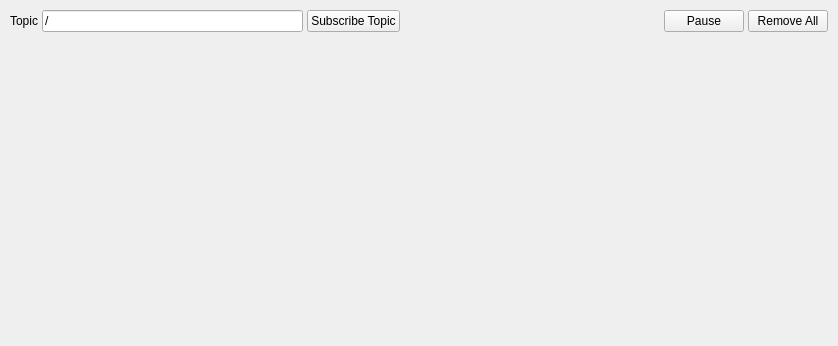
<?xml version="1.0" encoding="UTF-8"?>
<ui version="4.0">
 <class>DataPlotWidget</class>
 <widget class="QWidget" name="DataPlotWidget">
  <property name="geometry">
   <rect>
    <x>0</x>
    <y>0</y>
    <width>838</width>
    <height>346</height>
   </rect>
  </property>
  <property name="windowTitle">
   <string>Plot</string>
  </property>
  <layout class="QVBoxLayout" name="verticalLayout">
   <property name="spacing">
    <number>4</number>
   </property>
   <property name="margin">
    <number>5</number>
   </property>
   <item>
    <layout class="QHBoxLayout" name="dataPlotControls">
     <property name="spacing">
      <number>4</number>
     </property>
     <property name="margin">
      <number>5</number>
     </property>
     <item>
      <widget class="QLabel" name="label">
       <property name="text">
        <string>Topic</string>
       </property>
      </widget>
     </item>
     <item>
      <widget class="QLineEdit" name="topic_edit">
       <property name="text">
        <string>/</string>
       </property>
      </widget>
     </item>
     <item>
      <widget class="QPushButton" name="subscribe_topic_button">
       <property name="sizePolicy">
        <sizepolicy hsizetype="Preferred" vsizetype="Preferred">
         <horstretch>0</horstretch>
         <verstretch>0</verstretch>
        </sizepolicy>
       </property>
       <property name="contextMenuPolicy">
        <enum>Qt::DefaultContextMenu</enum>
       </property>
       <property name="text">
        <string>Subscribe Topic</string>
       </property>
       <property name="checkable">
        <bool>false</bool>
       </property>
      </widget>
     </item>
     <item>
      <spacer name="spacer">
       <property name="orientation">
        <enum>Qt::Horizontal</enum>
       </property>
       <property name="sizeHint" stdset="0">
        <size>
         <width>40</width>
         <height>20</height>
        </size>
       </property>
      </spacer>
     </item>
     <item>
      <widget class="QPushButton" name="pause_button">
       <property name="sizePolicy">
        <sizepolicy hsizetype="Preferred" vsizetype="Preferred">
         <horstretch>0</horstretch>
         <verstretch>0</verstretch>
        </sizepolicy>
       </property>
       <property name="text">
        <string>Pause</string>
       </property>
       <property name="checkable">
        <bool>true</bool>
       </property>
      </widget>
     </item>
     <item>
      <widget class="QPushButton" name="clear_button">
       <property name="sizePolicy">
        <sizepolicy hsizetype="Preferred" vsizetype="Preferred">
         <horstretch>0</horstretch>
         <verstretch>0</verstretch>
        </sizepolicy>
       </property>
       <property name="text">
        <string>Remove All</string>
       </property>
      </widget>
     </item>
    </layout>
   </item>
   <item>
    <widget class="MatDataPlot" name="data_plot">
     <property name="sizePolicy">
      <sizepolicy hsizetype="Expanding" vsizetype="Expanding">
       <horstretch>0</horstretch>
       <verstretch>0</verstretch>
      </sizepolicy>
     </property>
     <property name="minimumSize">
      <size>
       <width>50</width>
       <height>50</height>
      </size>
     </property>
     <property name="baseSize">
      <size>
       <width>0</width>
       <height>0</height>
      </size>
     </property>
     <property name="focusPolicy">
      <enum>Qt::WheelFocus</enum>
     </property>
     <property name="acceptDrops">
      <bool>true</bool>
     </property>
     <property name="autoFillBackground">
      <bool>false</bool>
     </property>
    </widget>
   </item>
  </layout>
 </widget>
 <customwidgets>
  <customwidget>
   <class>MatDataPlot</class>
   <extends>QFrame</extends>
   <header>rqt_matplot/MatDataPlot.h</header>
   <container>1</container>
  </customwidget>
 </customwidgets>
 <resources/>
 <connections/>
</ui>
